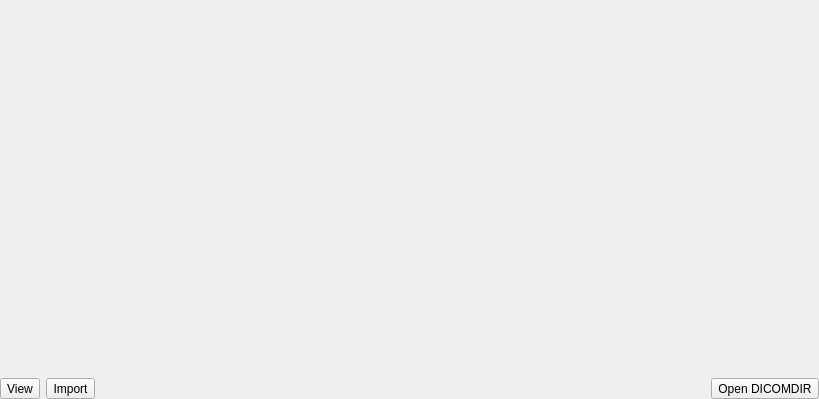
<ui version="4.0" >
 <class>udg::QInputOutputDicomdirWidgetBase</class>
 <widget class="QWidget" name="udg::QInputOutputDicomdirWidgetBase" >
  <property name="geometry" >
   <rect>
    <x>0</x>
    <y>0</y>
    <width>819</width>
    <height>399</height>
   </rect>
  </property>
  <property name="windowTitle" >
   <string>Form</string>
  </property>
  <layout class="QGridLayout" >
   <property name="leftMargin" >
    <number>0</number>
   </property>
   <property name="topMargin" >
    <number>0</number>
   </property>
   <property name="rightMargin" >
    <number>0</number>
   </property>
   <property name="bottomMargin" >
    <number>0</number>
   </property>
   <property name="horizontalSpacing" >
    <number>0</number>
   </property>
   <property name="verticalSpacing" >
    <number>0</number>
   </property>
   <item row="0" column="0" >
    <layout class="QVBoxLayout" >
     <property name="spacing" >
      <number>6</number>
     </property>
     <item>
      <widget class="udg::QStudyTreeWidget" native="1" name="m_studyTreeWidget" >
       <property name="sizePolicy" >
        <sizepolicy vsizetype="Expanding" hsizetype="Expanding" >
         <horstretch>0</horstretch>
         <verstretch>0</verstretch>
        </sizepolicy>
       </property>
      </widget>
     </item>
     <item>
      <layout class="QHBoxLayout" >
       <property name="spacing" >
        <number>6</number>
       </property>
       <item>
        <widget class="QToolButton" name="m_viewButton" >
         <property name="text" >
          <string>View</string>
         </property>
         <property name="icon" >
          <iconset resource="../main/main.qrc" >:/images/view.png</iconset>
         </property>
         <property name="iconSize" >
          <size>
           <width>32</width>
           <height>32</height>
          </size>
         </property>
         <property name="toolButtonStyle" >
          <enum>Qt::ToolButtonTextBesideIcon</enum>
         </property>
        </widget>
       </item>
       <item>
        <widget class="QToolButton" name="m_retrieveButton" >
         <property name="text" >
          <string>Import</string>
         </property>
         <property name="icon" >
          <iconset resource="../main/main.qrc" >:/images/retrieve.png</iconset>
         </property>
         <property name="iconSize" >
          <size>
           <width>32</width>
           <height>32</height>
          </size>
         </property>
         <property name="toolButtonStyle" >
          <enum>Qt::ToolButtonTextBesideIcon</enum>
         </property>
        </widget>
       </item>
       <item>
        <spacer>
         <property name="orientation" >
          <enum>Qt::Horizontal</enum>
         </property>
         <property name="sizeHint" >
          <size>
           <width>40</width>
           <height>20</height>
          </size>
         </property>
        </spacer>
       </item>
       <item>
        <widget class="QToolButton" name="m_openDICOMDIRToolButton" >
         <property name="text" >
          <string>Open DICOMDIR</string>
         </property>
         <property name="icon" >
          <iconset resource="../main/main.qrc" >:/images/openDICOMDIR.png</iconset>
         </property>
         <property name="iconSize" >
          <size>
           <width>32</width>
           <height>32</height>
          </size>
         </property>
         <property name="toolButtonStyle" >
          <enum>Qt::ToolButtonTextBesideIcon</enum>
         </property>
        </widget>
       </item>
      </layout>
     </item>
    </layout>
   </item>
  </layout>
 </widget>
 <customwidgets>
  <customwidget>
   <class>udg::QStudyTreeWidget</class>
   <extends>QWidget</extends>
   <header>qstudytreewidget.h</header>
  </customwidget>
 </customwidgets>
 <resources/>
 <connections/>
</ui>
